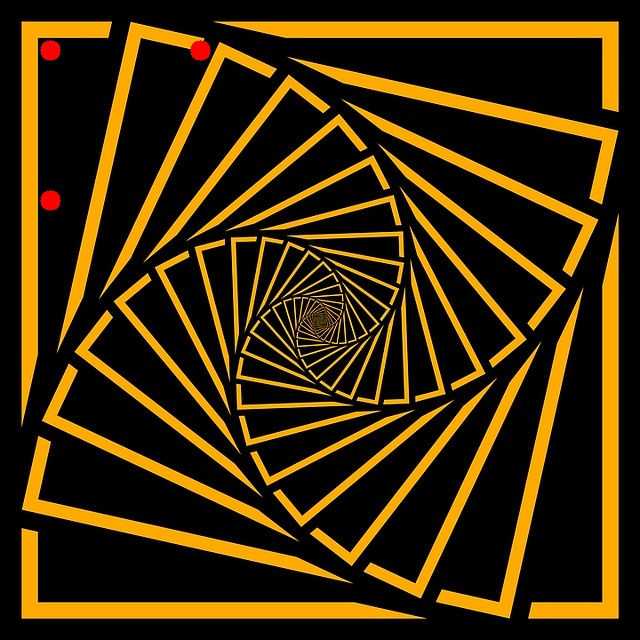
#> input picture ImageProcessing/affine_transformation_original.jpg, 640 x 640 px, given in place of the camera
$ python mask-colored.py
#> lines starting #> are read from the running program, lines starting #| are printed output that depends on the picture; after the words box and inside, x2 and y2 are one past the last pixel; in counts of white or black regions, pixels touching at a corner belong together
import cv2
import numpy as np

cap = cv2.VideoCapture(0)

while(1):
    _, frame = cap.read()
#> frame is the input picture: shape (640, 640, 3); mean B, G, R 6.4, 42.3, 61.1

    # bgr to hsv
    hsv = cv2.cvtColor(frame, cv2.COLOR_BGR2HSV)
#> hsv: shape (640, 640, 3); mean H, S, V 28.6, 150.7, 61.5

    # define range in red:  Format: HSV=[hue, saturation, value]      ->cheatsheet for more info.
    lower_red = np.array([0,100,100])
    upper_red = np.array([20,255,255])

    # Threshold the HSV image to get only red colors
    mask = cv2.inRange(hsv, lower_red, upper_red)
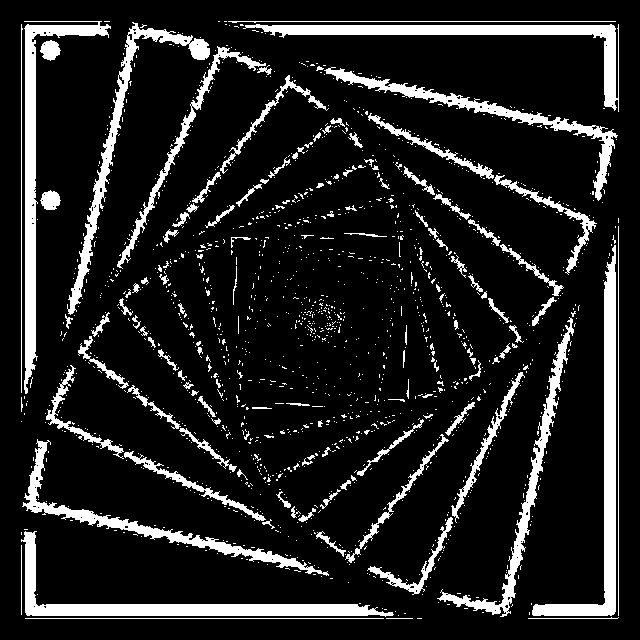
#> mask: shape (640, 640); 13.1% white; 1524 white regions (1401 under 20 px), largest, box (x1, y1, x2, y2) and area: (532, 245, 616, 616) 5049, (21, 531, 394, 617) 4983, (24, 21, 111, 394) 4671

    # cuts the mask out from the original frame and creates object
    colored = cv2.bitwise_and(frame, frame, mask= mask)
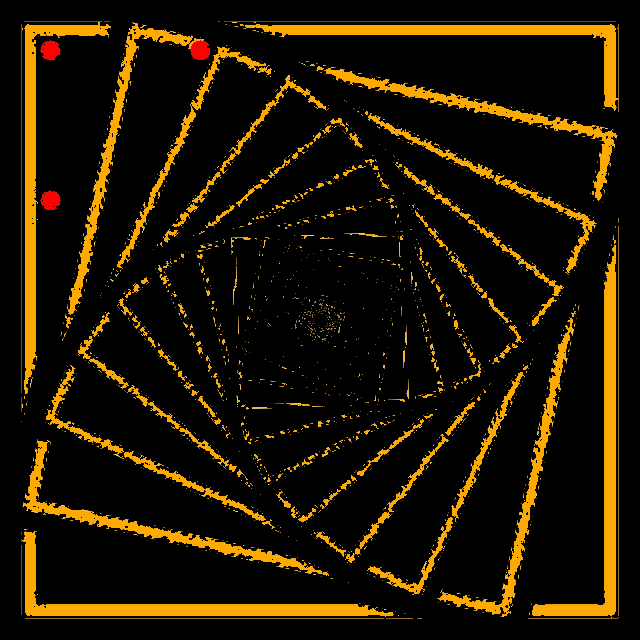
#> colored: shape (640, 640, 3); mean B, G, R 1.3, 21.1, 31.5

    #display cam-frame and "masked"-frame
    cv2.imshow('frame',frame)
    cv2.imshow('hsv-frame', hsv)
    cv2.imshow('mask',mask)
    cv2.imshow('red-black mask', colored)
    k = cv2.waitKey(5) & 0xFF
#> (key Esc is pressed here)

    if k == ord('s'):
        cv2.imwrite('mask-colored_original-frame.jpg', frame)
        cv2.imwrite('mask-colored_convertet-frame_HSV.jpg', hsv)
        cv2.imwrite('mask-colored_masked-frame.jpg', mask)
        cv2.imwrite('mask-colored_colored-mask.jpg', colored)

    if k == 27:
        break

cv2.destroyAllWindows()

$ run again, on ImageProcessing/affine_transformation_transformed.jpg
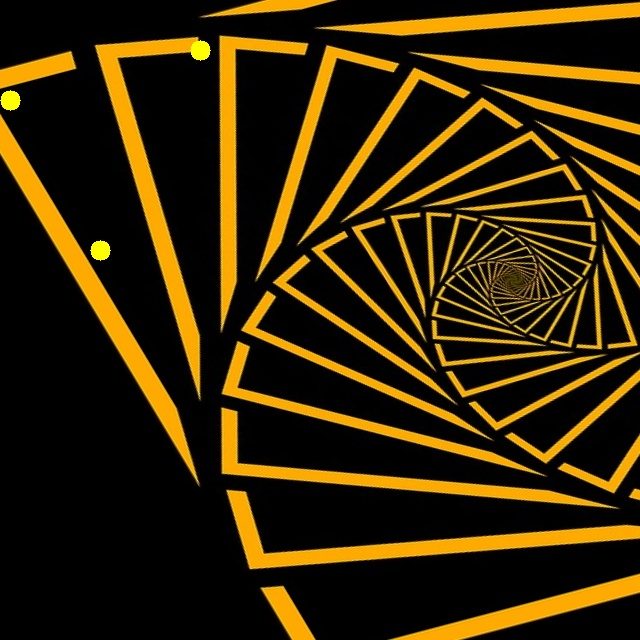
#> input picture ImageProcessing/affine_transformation_transformed.jpg, 640 x 640 px, given in place of the camera
#> frame is the input picture: shape (640, 640, 3); mean B, G, R 5.6, 37.4, 52.9
#> hsv: shape (640, 640, 3); mean H, S, V 28.5, 139.4, 53.2
#> `mask = cv2.inRange(hsv, lower_red, upper_red)`:
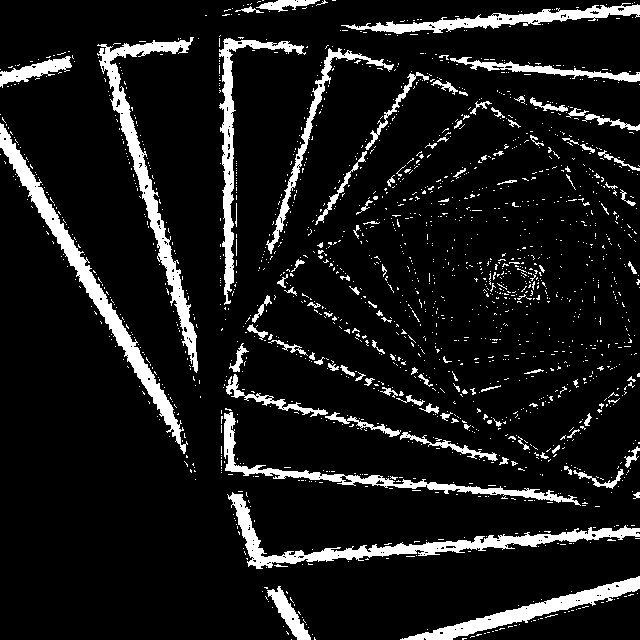
#> mask: shape (640, 640); 10.1% white; 1724 white regions (1622 under 20 px), largest, box (x1, y1, x2, y2) and area: (0, 123, 188, 454) 4727, (97, 37, 198, 373) 4533, (227, 492, 640, 569) 4516
#> `colored = cv2.bitwise_and(frame, frame, mask= mask)`:
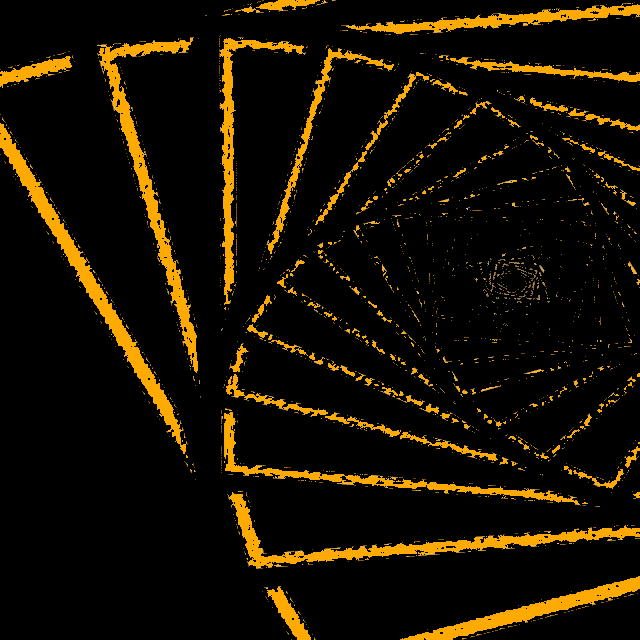
#> colored: shape (640, 640, 3); mean B, G, R 1, 16.3, 23.9
